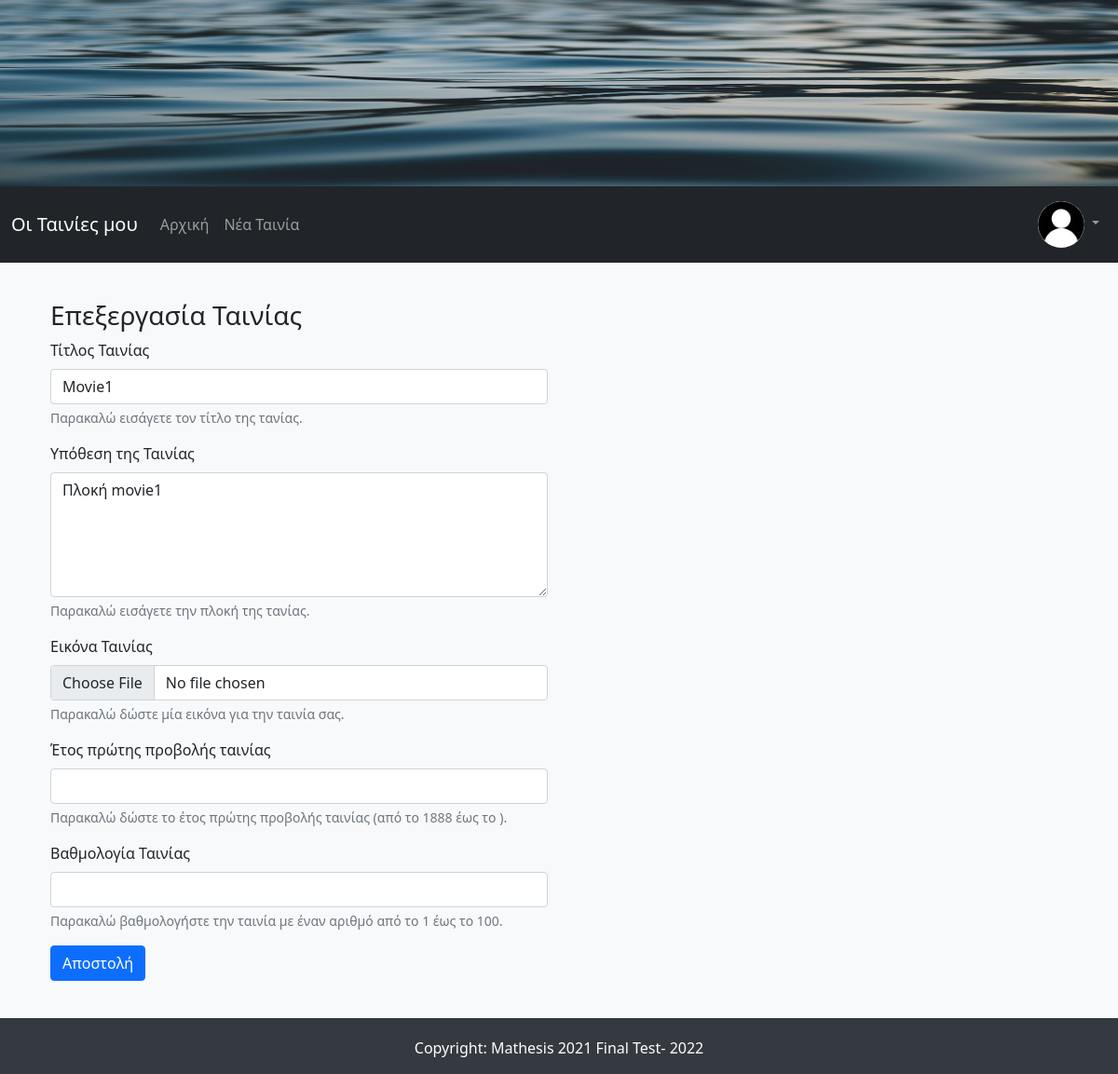
Screenshot of /edit_movie/23 (signed in) with the database file from the repository.
### ImdbApp/models.py (models this page shows, shortened)
class User(db.Model, UserMixin):
    id = db.Column(db.Integer, primary_key=True)
    username = db.Column(db.String(15), unique=True, nullable=False)
    email = db.Column(db.String(150), unique=True, nullable=False)
    password = db.Column(db.String(36), nullable=False)
    profile_image = db.Column(db.String(30), default='default_profile_image.jpg')
    movies = db.relationship('Movie', backref='author', lazy=True)

class Movie(db.Model):
    id = db.Column(db.Integer, primary_key=True)
    movie_title = db.Column(db.String(50), nullable=False)
    movie_body = db.Column(db.Text(), nullable=False)
    movie_image = db.Column(db.String(30), nullable=False, default='default_movie_image.jpg')
    date_created = db.Column(db.DateTime, nullable=False, default=datetime.utcnow)
    release_year = db.Column(db.String(4), nullable=False)
    rating = db.Column(db.String(2), nullable=False)
    user_id = db.Column(db.Integer, db.ForeignKey('user.id'), nullable=False)

### ImdbApp/routes.py (the view, shortened to what this page needs)
@app.route("/edit_movie/<int:movie_id>", methods=['GET', 'POST'])
@login_required
def edit_movie(movie_id):
    movie = Movie.query.filter_by(id=movie_id, author=current_user).first_or_404()
    form = NewMovieForm(movie_title=movie.movie_title, movie_body=movie.movie_body)
    return render_template("new_movie.html", form=form, page_title="Επεξεργασία Ταινίας")

### ImdbApp/models.py (called while the page is built)
@login_manager.user_loader
def load_user(user_id):
    return User.query.get(int(user_id))

### ImdbApp/templates/new_movie.html (shortened to what this page needs)
{% extends "base.html" %}
{% block content %}
<div class="container login-container">
  <div class="row">
    <div class="col-md-6 login-form-1">
        <h3>{{ page_title }}</h3>
        <form method="POST" enctype="multipart/form-data">
          <div class="mb-3">
            {{ form.movie_title.label(class="form-label") }}
            {{ form.movie_title(class="form-control", required=False) }}
            <div id="movie_titleHelp" class="form-text">Παρακαλώ εισάγετε τον τίτλο της τανίας.</div>
          </div>
          <div class="mb-3">
            {{ form.movie_body.label(class="form-label") }}
            {{ form.movie_body(class="form-control", rows="5", required=False) }}
            <div id="movie_bodyHelp" class="form-text">Παρακαλώ εισάγετε την πλοκή της τανίας.</div>
          </div>
              <div class="mb-3">
                {{ form.movie_image.label(class="form-label") }}
                {{ form.movie_image(class="form-control") }}
                <div id="movie_imageHelp" class="form-text">Παρακαλώ δώστε μία εικόνα για την ταινία σας.</div>
              </div>
              <div class="mb-3">
                {{ form.release_year.label(class="form-label") }}
                {{ form.release_year(class="form-control", required=False) }}
                <div id="release_yearHelp" class="form-text">Παρακαλώ δώστε το έτος πρώτης προβολής ταινίας (από το 1888 έως το {{ current_year }}).</div>
              </div>
              <div class="mb-3">
                {{ form.rating.label(class="form-label") }}
                {{ form.rating(class="form-control", required=False) }}
                <div id="ratingHelp" class="form-text">Παρακαλώ βαθμολογήστε την ταινία με έναν αριθμό από το 1 έως το 100.</div>
              </div>
          <div class="mb-3">
              {{ form.submit(class="btn btn-primary") }}
          </div>
        </form>
    </div>
  </div>
</div>
{% endblock content %}

### ImdbApp/templates/navbar.html (shortened to what this page needs)
<nav class="navbar navbar-expand-lg navbar-dark bg-dark">
  <div class="container-fluid">
    <a class="navbar-brand" href="/">Οι Ταινίες μου</a>
    <div class="collapse navbar-collapse" id="navbarNav">
      <ul class="navbar-nav me-auto mb-2 mb-lg-0">
        <li class="nav-item">
          <a class="nav-link" aria-current="page" href="/">Αρχική</a>
        </li>
        <li class="nav-item">
          <a class="nav-link" href="/new_movie/">Νέα Ταινία</a>
        </li>
      </ul>
      <ul class="nav navbar-nav navbar-right">
        {% if current_user.is_authenticated %}
          <li class="nav-item dropdown">
            <a class="nav-link dropdown-toggle" href="#" id="navbarDropdown" role="button" data-bs-toggle="dropdown" aria-expanded="false">
              <img class="rounded-circle navbar-profile-image" src="{{ url_for('static', filename='images/profiles_images/'+current_user.profile_image) }}" alt="{{ current_user.username }}" data-holder-rendered="true" data-bs-toggle="tooltip" data-bs-placement="top", title="{{ current_user.username }}" >
            </a>
          </li>
        {% endif %}
      </ul>
    </div>
  </div>
</nav>

### ImdbApp/static/css/styles.css (style rules this page uses)
body { background-color: #f8f9fa; }
.container { margin-top: 20px; }
.row { margin-top: 20px; }
.navbar-profile-image { width: 50px; height: 50px; }

### rows the page displays
User: profile_image (placeholder picture)
Movie: movie_title "Movie1", movie_body "Πλοκή movie1"

### other values shown
{{ page_title }} "Επεξεργασία Ταινίας"
